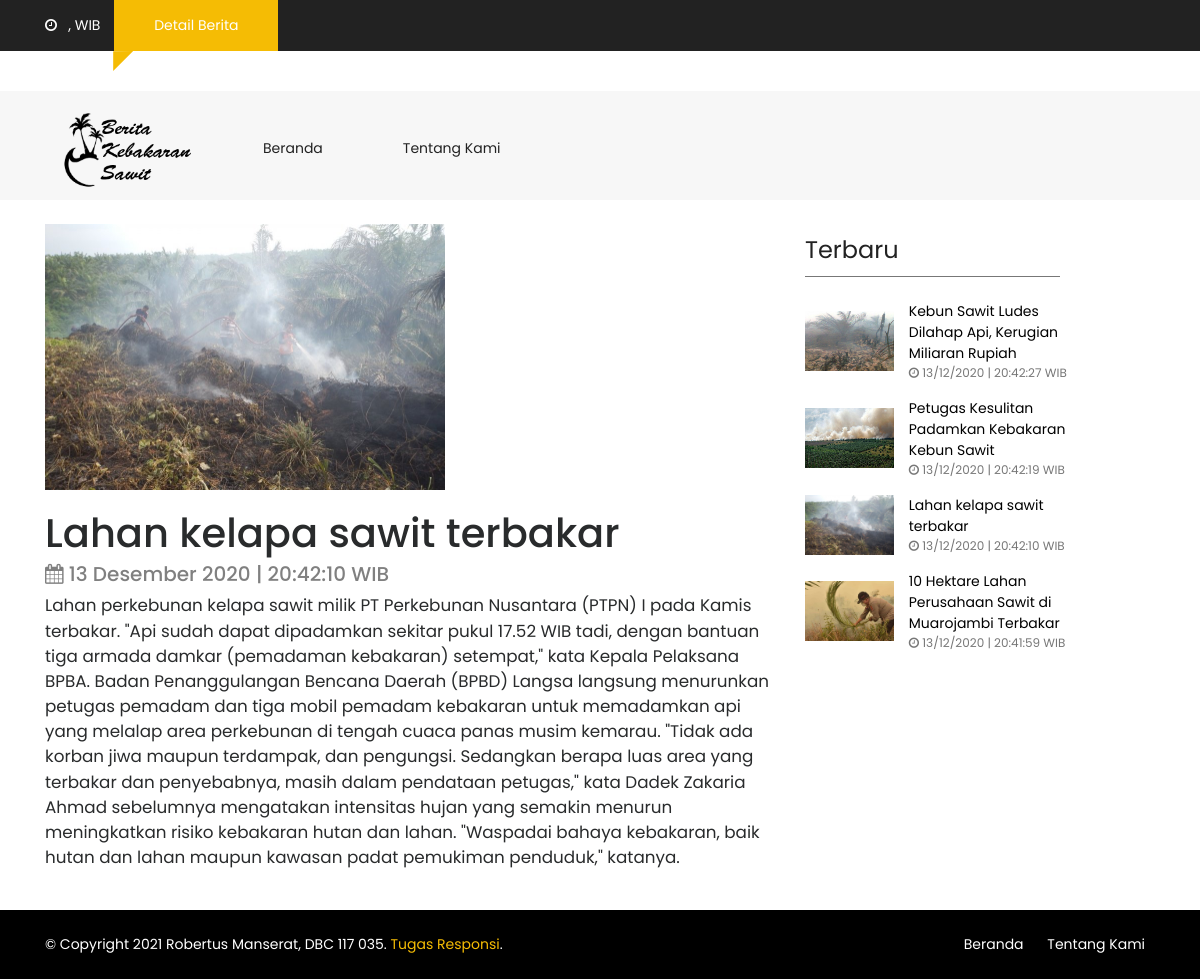
Page /detail_berita.php?id=11 on the committed database.
### tables this page shows
CREATE TABLE IF NOT EXISTS `tb_berita` (
`id_berita` int(50) NOT NULL,
  `judul_berita` varchar(100) DEFAULT NULL,
  `isi_berita` text,
  `tanggal_posting` datetime DEFAULT NULL,
  `foto_berita` varchar(225) DEFAULT NULL
);

### config.php (called while the page is built, shortened)
<?php
function tgl_indo($tanggal){
	$bulan = array (
		1 =>   'Januari',
		'Februari',
		'Maret',
		'April',
		'Mei',
		'Juni',
		'Juli',
		'Agustus',
		'September',
		'Oktober',
		'November',
		'Desember'
	);
	$pecahkan = explode('-', $tanggal);
	return $pecahkan[2] . ' ' . $bulan[ (int)$pecahkan[1] ] . ' ' . $pecahkan[0];
}
?>

### detail_berita.php (the view, shortened to what this page needs)
<?php
include'config.php';
?>
<!DOCTYPE html>
<html lang="en" class="no-js">
<head>
    <link href="css/media_query.css" rel="stylesheet" type="text/css"/>
    <link href="css/bootstrap.css" rel="stylesheet" type="text/css"/>
    <link href="https://maxcdn.bootstrapcdn.com/font-awesome/4.7.0/css/font-awesome.min.css" rel="stylesheet"
>
    <link href="css/animate.css" rel="stylesheet" type="text/css"/>
    <link href="css/owl.carousel.css" rel="stylesheet" type="text/css"/>
    <link href="css/owl.theme.default.css" rel="stylesheet" type="text/css"/>
    <link href="css/style_1.css" rel="stylesheet" type="text/css"/>
</head>
<body class="single" onload="startclock()">
    <div class="container-fluid fh5co_header_bg">
        <div class="container">
            <div class="row">
                <div class="col-12 fh5co_mediya_center"><a href="#" class="color_fff fh5co_mediya_setting"><i
                        class="fa fa-clock-o"></i>&nbsp;&nbsp;&nbsp;<span id="date"></span>, <span id="clock"></span> WIB</span></a>
                    <div class="d-inline-block fh5co_trading_posotion_relative"><a href="#" class="treding_btn">Detail Berita</a>
                        <div class="fh5co_treding_position_absolute"></div>
                    </div>
                </div>
            </div>
        </div>
    </div>
<div class="container-fluid">
    <div class="container">
        <div class="row">
            <div class="col-12 col-md-4 fh5co_padding_menu">
            </div>
        </div>
    </div>
</div>
<div class="container-fluid bg-faded fh5co_padd_mediya padding_786">
    <div class="container padding_786">
        <nav class="navbar navbar-toggleable-md navbar-light ">
            <br>
            <a class="navbar-brand" href="#"><img src="images/logo-1.png" alt="img" class="fh5co_logo_width"/></a>
            <div class="collapse navbar-collapse" id="navbarSupportedContent">
                <ul class="navbar-nav mr-auto">
                    <li class="nav-item">
                        <a class="nav-link" href="index.php">Beranda <span class="sr-only">(current)</span></a>
                    </li>
                    <li class="nav-item ">
                        <a class="nav-link" href="tentang.php">Tentang Kami <span class="sr-only">(current)</span></a>
                    </li>
                </ul>
            </div>
        </nav>
    </div>
</div>
<div id="fh5co-single-content" class="container-fluid pb-4 pt-4 paddding">
    <div class="container paddding">
        <div class="row mx-0">
            <div class="col-md-8 animate-box" data-animate-effect="fadeInLeft">
                <?php
                $id = $_GET[id];
                $tampil = mysqli_query($koneksi,"SELECT * FROM tb_berita  WHERE id_berita='$id'");
                if (mysqli_num_rows($tampil) == 0) {
                    echo "berita tidak ada";
                } else {
                    $data = mysqli_fetch_assoc($tampil);
                    $t = strtotime($data['tanggal_posting']);
                    ?>
                <img src="admin/<?php echo $data['foto_berita']; ?>" style="width: 400px;">
                <br>
                <br>
                <h1><?php echo $data['judul_berita']; ?></h1>
                <h5 style="color: gray;"><i class="fa fa-calendar"></i> <?php echo tgl_indo(date('yy-m-d',$t)); ?>&nbsp;|&nbsp;<?php echo date('H:i:s',$t),' WIB'; ?></h5>
                <p>
                    <?php echo $data['isi_berita']; ?>
                </p>
            <?php } ?>
            </div>
           <div class="col-md-3 animate-box" data-animate-effect="fadeInRight">
                <div>
                    <div class="fh5co_heading fh5co_heading_border_bottom pt-1 py-2 mb-4">Terbaru</div>
                </div>
                <?php
                        $link = mysqli_query($koneksi,"SELECT * FROM tb_berita  ORDER BY tanggal_posting DESC limit 4");
                    while ($data = mysqli_fetch_assoc($link)) {
                        $t = strtotime($data['tanggal_posting']);
                        ?>
                <div class="row pb-3">
                    <div class="col-5 align-self-center">
                        <img src="admin/<?php echo $data['foto_berita']; ?>" alt="img" class="fh5co_most_trading"/>
                    </div>
                    <div class="col-7 paddding">
                        <div class="most_fh5co_treding_font" > <a href="detail_berita.php?id=<?php echo $data[id_berita] ?>" style="color:black;"><?php echo $data['judul_berita']; ?></a></div>
                        <div class="most_fh5co_treding_font_123"><i class="fa fa-clock-o"></i> <?php echo date('d/m/yy | H:i:s',$t),' WIB'; ?></div>
                    </div>
                </div>
                <?php } ?>
            </div>
        </div>
    </div>
</div>
<div class="container-fluid fh5co_footer_right_reserved">
    <div class="container">
        <div class="row  ">
            <?php
            include'footer.php';
            ?>
        </div>
    </div>
</div>
</body>
</html>

### css/style_1.css (style rules this page uses)
a,a:hover { color:#f5bc04 }
.fh5co_header_bg { background:#222;color:#fff }
.color_fff { color:#fff !important }
.treding_btn { background:#f5bc04;color:#fff;margin:0 10px;display:inline-block;padding:15px 40px }
.fh5co_trading_posotion_relative { position:relative }
.fh5co_treding_position_absolute { -webkit-clip-path:polygon(0 1%, 100% 0, 0 100%, 0% 100%);-moz-clip-path:polygon(0 1%, 100% 0, 0 100%, 0% 100%);-ms-clip-path:polygon(0 1%, 100% 0, 0 100%, 0% 100%);clip-path:polygon(0 1%, 100% 0, 0 100%, 0% 100%);height:20px;width:20px;background:#f5bc04;position:absolute;left:9px }
.fh5co_logo_width { width:130px }
.navbar-light .navbar-nav .nav-link { color:#222 !important;padding-top:12px !important;padding-bottom:15px !important;padding-left:20px !important;padding-right:20px !important;margin:0 20px !important;-moz-transition:all .5s ease;-o-transition:all .5s ease;-webkit-transition:all .5s ease;-ms-transition:all .5s ease;transition:all .5s ease;position:relative !important;-webkit-clip-path:polygon(100% 0, 100% 85%, 14% 85%, 0 100%, 0% 60%, 0 0);-moz-clip-path:polygon(100% 0, 100% 85%, 14% 85%, 0 100%, 0% 60%, 0 0);-ms-clip-path:polygon(100% 0, 100% 85%, 14% 85%, 0 100%, 0% 60%, 0 0);clip-path:polygon(100% 0, 100% 85%, 14% 85%, 0 100%, 0% 60%, 0 0) }
.fh5co_padding_menu { padding:20px 0 }
.fh5co_padd_mediya { padding-top:10px }
.paddding { padding-left:0 !important;padding-right:0 !important }
.fh5co_heading { font-size:20px;color:#424040 }
.fh5co_heading_border_bottom { border-bottom:1px solid #777 }
.fh5co_most_trading { height:60px;width:100% }
.most_fh5co_treding_font_123 { font-size:12px;color:#777 }
.fh5co_footer_right_reserved { background:#000 !important;color:#fff !important }
.fh5co_heading { font-size:24px;color:#222 }
#fh5co-single-content { z-index:999;background:white }
#fh5co-single-content p,#fh5co-single-content ul li { font-size:1.05rem }

### rows in the picture
tb_berita: foto_berita (picture), judul_berita "Lahan kelapa sawit terbakar", tanggal_posting "13 Desember 2020", tanggal_posting "20:42:10", isi_berita "Lahan perkebunan kelapa sawit milik PT Perkebunan Nusantara (PTPN) I pada Kamis terbakar. \"Api sudah dapat dipadamkan sekitar pukul 17.52 WIB tadi, dengan bantuan tiga armada damkar (pemadaman kebakaran) setempat,\" kata Kepala Pelaksana BPBA. Badan Penanggulangan Bencana Daerah (BPBD) Langsa langsung menurunkan petugas pemadam dan tiga mobil pemadam kebakaran untuk memadamkan api yang melalap area perkebunan di tengah cuaca panas musim kemarau. \"Tidak ada korban jiwa maupun terdampak, dan pengungsi. Sedangkan berapa luas area yang terbakar dan penyebabnya, masih dalam pendataan petugas,\" kata Dadek Zakaria Ahmad sebelumnya mengatakan intensitas hujan yang semakin menurun meningkatkan risiko…", tanggal_posting "13/12/2020 | 20:42:10"
tb_berita: foto_berita (picture), judul_berita "Kebun Sawit Ludes Dilahap Api, Kerugian Miliaran Rupiah", tanggal_posting "13/12/2020 | 20:42:27"
tb_berita: foto_berita (picture), judul_berita "Petugas Kesulitan Padamkan Kebakaran Kebun Sawit", tanggal_posting "13/12/2020 | 20:42:19"
tb_berita: foto_berita (picture), judul_berita "10 Hektare Lahan Perusahaan Sawit di Muarojambi Terbakar", tanggal_posting "13/12/2020 | 20:41:59"
